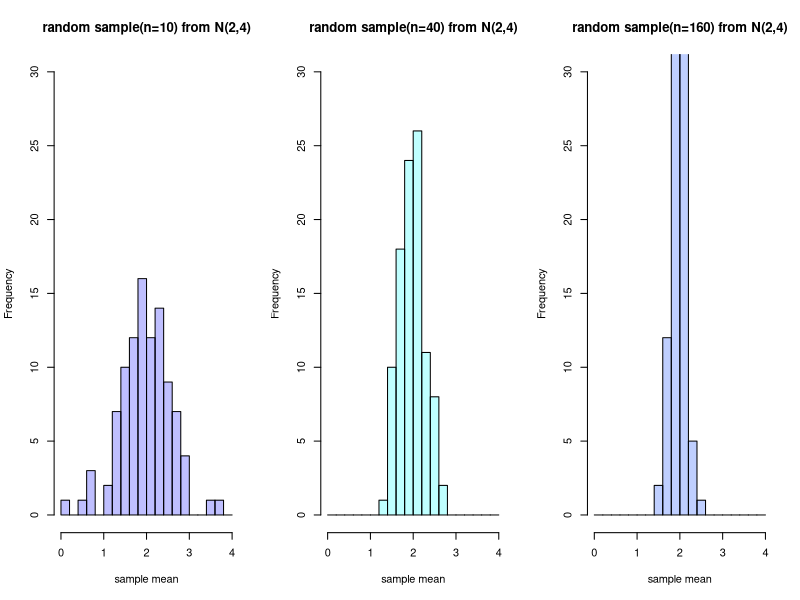

Recreate this plot in R.
# want to repeat this procedure for different sample sizes. 
S = 100
par(mfrow = c(1,3)) # plot 4 figures 
for(n in c(10,40,160)){
  sample_mean=rep(NA,S)
  for(i in 1:S){
    sample_norm=rnorm(n,2,2)
    sample_mean[i]=mean(sample_norm)
  }
  if (n == 10){
    hist(sample_mean, xlim=c(0,4), ylim=c(0,30),xlab="sample mean",
         col=rgb(0,0,1,1/4), main="random sample(n=10) from N(2,4)", 
         breaks = seq(0,4,0.2))
  }
  if (n == 40){
    hist(sample_mean, xlim=c(0,4), ylim=c(0,30),xlab="sample mean",
         col=rgb(0,1,1,1/4), main="random sample(n=40) from N(2,4)", 
         breaks = seq(0,4,0.2))
  }
  if (n == 160){
    hist(sample_mean, xlim=c(0,4), ylim=c(0,30),xlab="sample mean",
         col=rgb(0,1/4,1,1/4), main="random sample(n=160) from N(2,4)", 
         breaks = seq(0,4,0.2))
  }
}